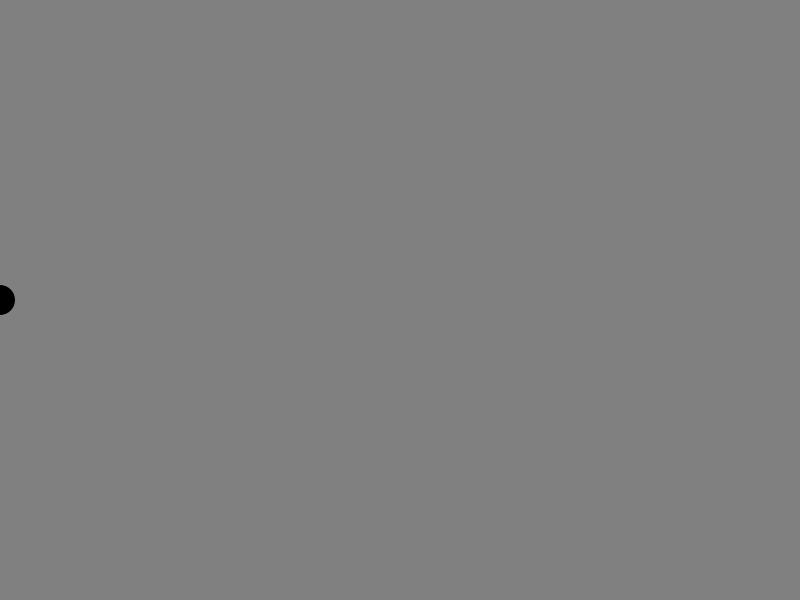
Frame 1 (no input)
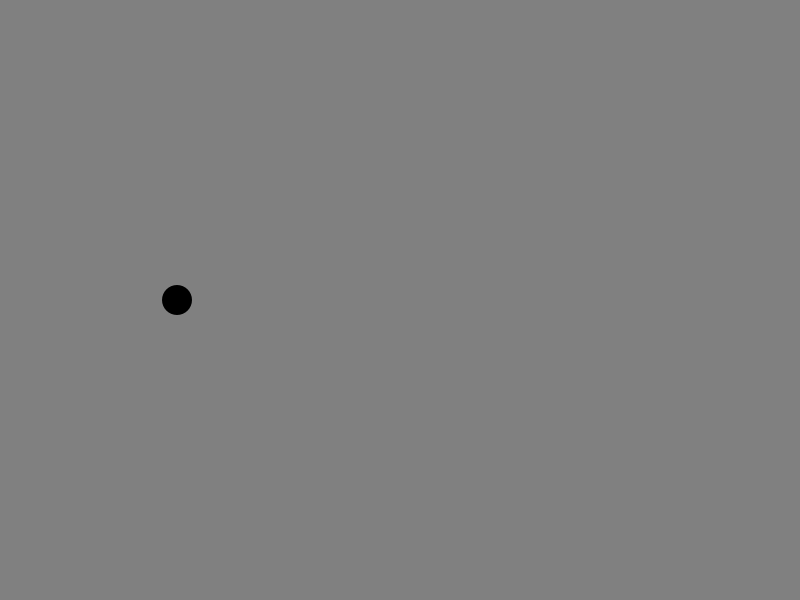
Frame 60 (the mouse pressed at the canvas centre just before this capture)
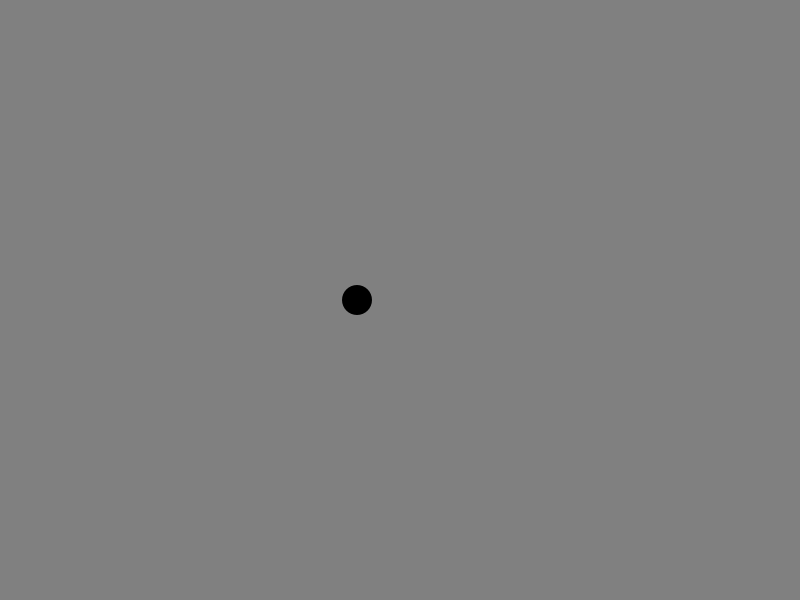
Frame 120 (the mouse held since frame 60 and released just before this capture)

The Processing sketch that drew these frames (run headless with seeded random() and noise(); from frame 60 on, the mouse is pressed at the canvas centre):

// Processing sketch: bounce
// ── bounce.pde
// Interactive Digital Multimedia Techniques
// Queen Mary University of London, 2014

// TASK: Expand this sketch to have the ball move and bounce
// in both the X and Y directions!

float ballDiameter = 30;
float positionX;
float velocityX;

void setup() {
  size(800, 600);
  background(128);
  positionX = 0;
  velocityX = 3;
}

void draw() {
  background(128);
  fill(0);      // fill changes the color of the interior of the shape
  noStroke();   // noStroke removes the outer line

  // Does position represent the horizontal or the vertical location?
  ellipse(positionX, height / 2, ballDiameter, ballDiameter);
  positionX += velocityX;
  
  // && means "and"
  if((velocityX > 0 && positionX > width - ballDiameter/2) || (velocityX < 0 && positionX < ballDiameter/2))
    velocityX = -velocityX;
}
